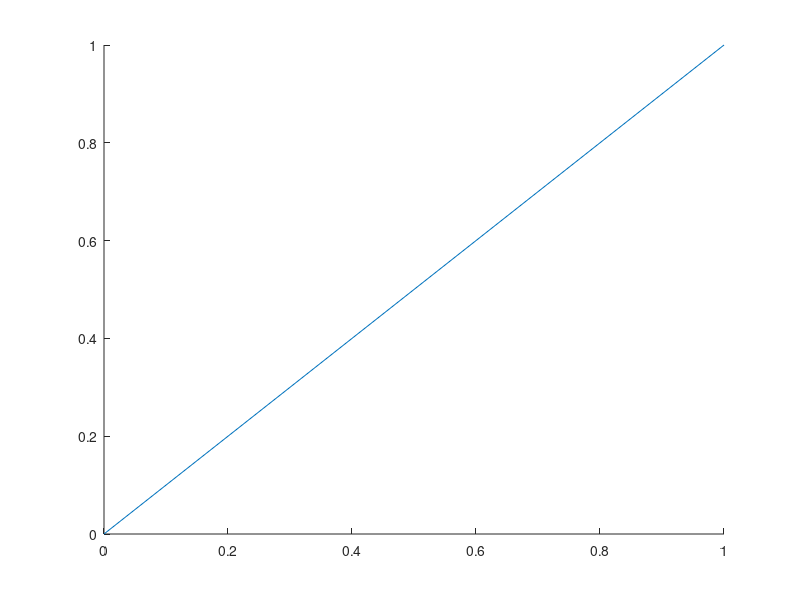

Here is the MATLAB script that generated this plot:
function plotIdentityLine(ah,varargin);
    if ~exist('ah','var')
        ah=gca;
    end
    
    if iscell(varargin) && length(varargin)==1    
        options=varargin(1);
    else
        options=varargin;
    end
    
    ax=axis(ah);
    if strcmp('add',get(ah,'NextPlot'))
        setReplace=false;
    else
        setReplace=true;
    end
    
    minPos=max(ax([1,3]));
    maxPos=min(ax([2,4]));
    hold on
    plot([minPos,maxPos],[minPos,maxPos],options{:})
    
    if setReplace
        hold off
    end
    
    
